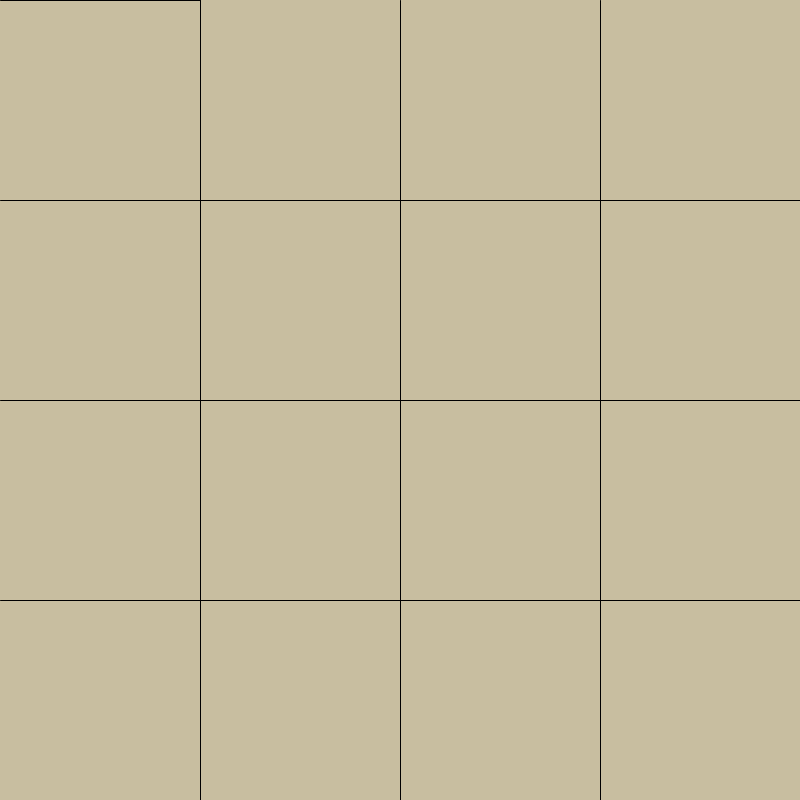
Frame 1 (no input)
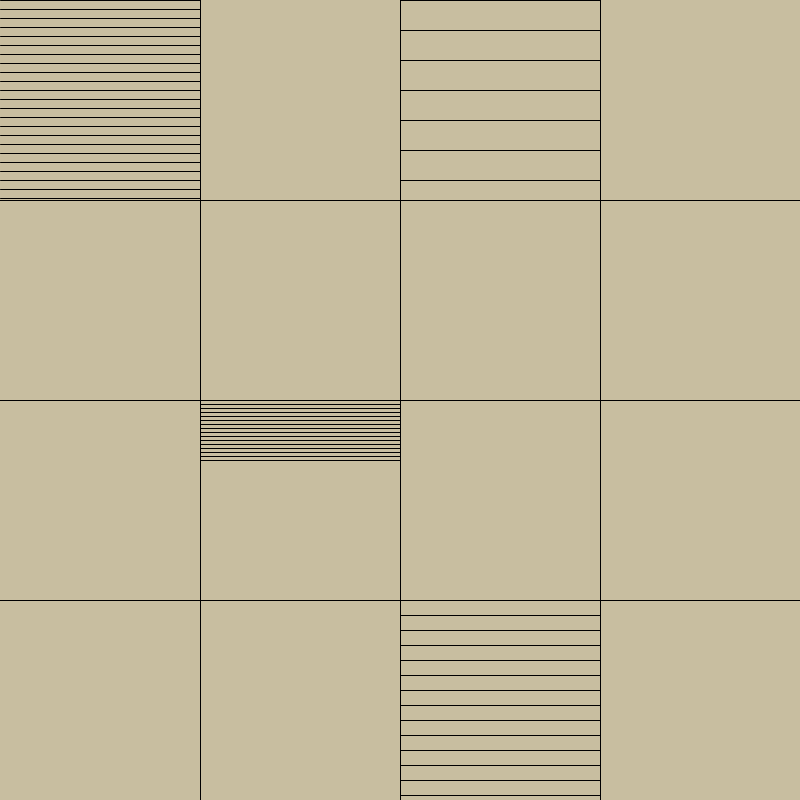
Frame 60 (the mouse pressed at the canvas centre just before this capture)
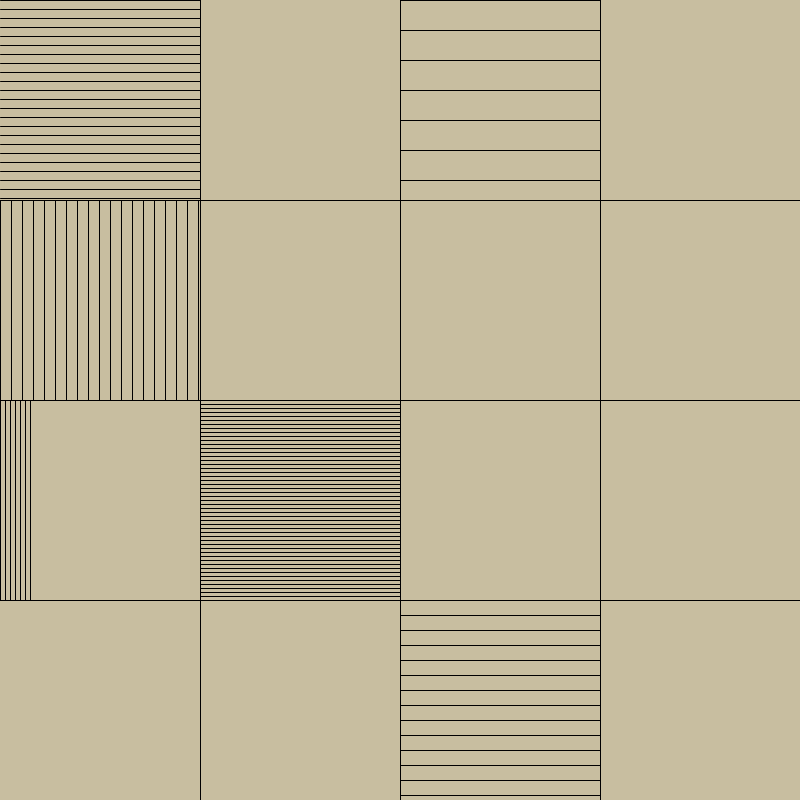
Frame 120 (the mouse held since frame 60 and released just before this capture)

The Processing sketch that drew these frames (run headless with seeded random() and noise(); from frame 60 on, the mouse is pressed at the canvas centre):

// Processing sketch: processing_63201
// ── processing_63201.pde

float x = 0;
float x2 = 0;
float x3 = 0;
float x4 = 0;
float y = 0;
float y2 = 0;
float y3 = 0;
float y4 = 0;
float dy = 0;
float d2 = 0;
float d3 = 0;
float d4 = 0;
float kx = 0;
float k2 = 0;
float k3 = 0;
float k4 = 0;
//int spacing = 5;

void setup () {
  size(800,800);
  background(200,190,160,190);
  smooth();
  frameRate(30);
}
void draw () {
  //vert lines
  line(2*width/4,0,2*width/4, height);
  line(width/4,0,width/4, height);
  line(3*width/4,0,3*width/4, height);
  
  //horz lines
  line(0,width/4,height,width/4);
  line(0,2*width/4,height,2*width/4);
  line(0,3*width/4,height,3*width/4);
  
  //hor drawn patterns
  stroke(0);
  if(y < 200) {
  line(0,y,width/4,y);
  y = y + 9;
  } else {
  stroke(0);
  if(y2 < 200) {
  line(400,y2,3*width/4,y2);
  y2 = y2 + 30;
  } else {
  stroke(0);
  if(y3 < 200) {
  line(400,y3+600,3*width/4,y3+600);
  y3 = y3 + 15;
  } else {
  stroke(0);
  if(y4 < 200) {
  line(200,y4+400,2*width/4,y4+400);
  y4 = y4 + 4;
  } else {
 //vert drawn pattern
 stroke(0);
  if(x < 200) {
  line(x,200,x,2*height/4);
  x = x + 11;
  } else {
  stroke(0);
  if(x2 < 200) {
  line(x2,400,x2,3*height/4);
  x2 = x2 + 5;
  } else {
  stroke(0);
  if(x3 < 200) {
  line(x3+400,400,x3+400,3*height/4);
  x3 = x3 + 19;
  } else {
  stroke(0);
  if(x4 < 200) {
  line(x4+600,0,x4+600,200);
  x4 = x4 + 9;
  } else {
  stroke(0);
  if(kx < 205 && dy < 400)  { 
  line(200,dy,kx+200,0);
  kx+=15;
  dy+=15;
  } else {
  stroke(0);
  if((kx < 400) && (dy < 600))  { 
  line(400,dy,kx+200,200);
  kx+=25;
  dy+=25;
  } else {
  stroke(0);
  if((kx < 800) && (dy < 800))  { 
  line(600,dy+200,kx+200,600);
  kx+=25;
  dy+=25;
  } else {
  stroke(0);
  if(x < 800 && y < 400)  { 
  line(200,y+400,x,600);
  x+=15;
  y+=15;
  } else {
  if(y < 600) { 
  line(x,0,0,y);
  x+=5;
  y-=5;
  }  

    
  
  //indv drawings
  }
  }
  }
  }
  }
  }
  }
  }
  }
  }
  }
  }
}
